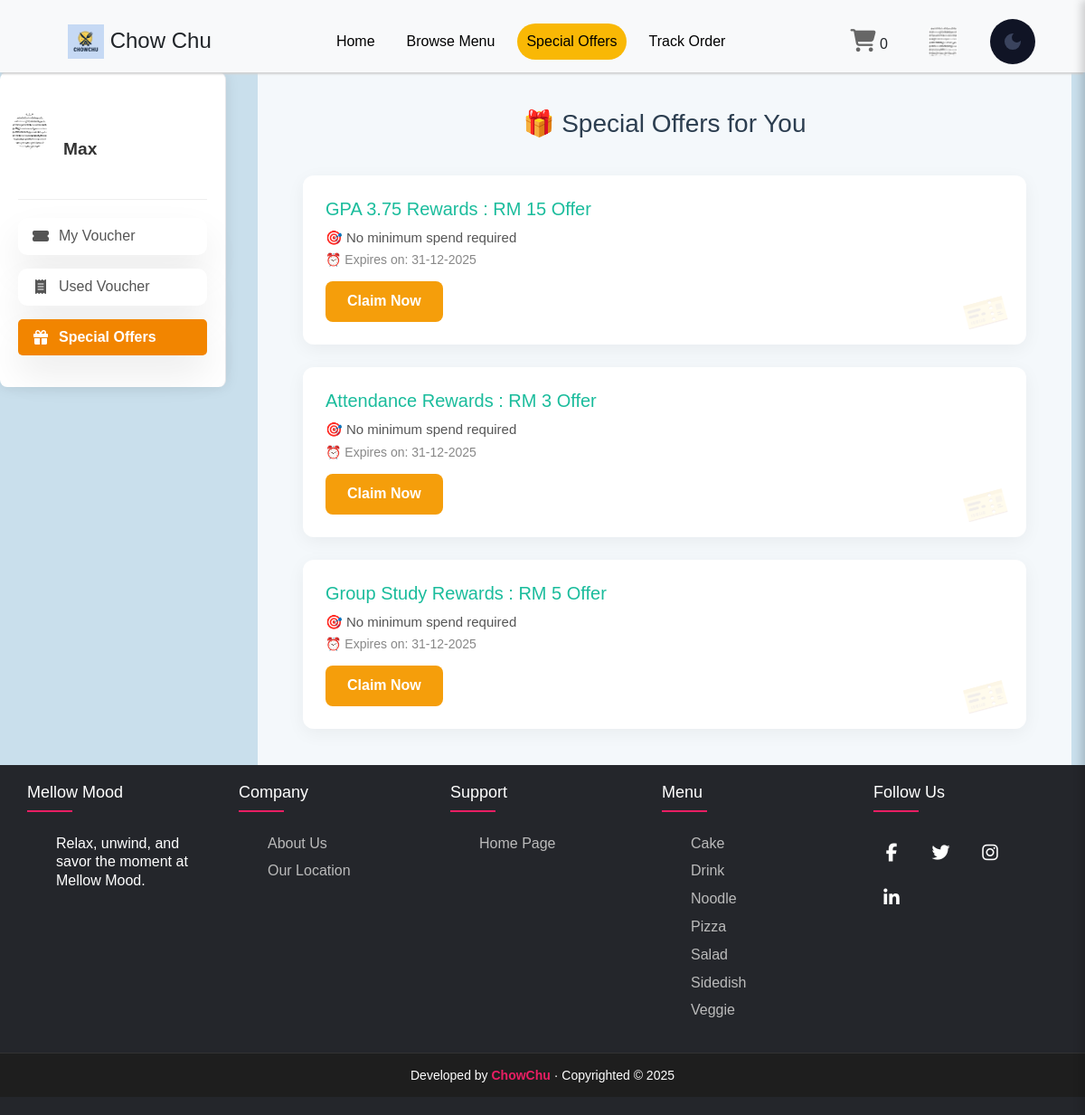
Screenshot of /collaborative/member/specialOffers.php (signed in) with the database file from the repository.
### tables this page shows
CREATE TABLE `student` (
  `studentID` varchar(10) NOT NULL,
  `name` varchar(50) DEFAULT NULL,
  `email` varchar(100) DEFAULT NULL,
  `password` varchar(255) DEFAULT NULL,
  `phone` varchar(15) DEFAULT NULL,
  `cgpa` decimal(3,2) DEFAULT NULL,
  `profileImage` varchar(255) DEFAULT NULL
);

CREATE TABLE `promotion` (
  `promoID` varchar(10) NOT NULL,
  `description` text DEFAULT NULL,
  `type` varchar(50) DEFAULT NULL,
  `discountAmount` decimal(5,2) DEFAULT NULL,
  `expiryDate` date DEFAULT NULL,
  `imagePath` varchar(255) DEFAULT NULL
);

### collaborative/member/specialOffers.php (the view, shortened to what this page needs)
<?php
require '../component/connect.php';
require '../component/header.php';
?>
<?php
try {
    $sql = "SELECT * FROM promotion";
    $stmt = $pdo->query($sql);
    $promotions = $stmt->fetchAll(PDO::FETCH_ASSOC);
} catch (PDOException $e) {
    die("Error fetching promotions: " . $e->getMessage());
}
?>
<!DOCTYPE html>
<html lang="en">
<head>
    <link rel="stylesheet" href="../css/specialOffers.css">
</head>
<body>
    <div class="page-wrapper">
        <div class="sidebar-container">
            <?php
            include '../component/sidebar.php'
            ?>
        </div>
        <div class="special-offers-container">
            <h2 class="page-title">🎁 Special Offers for You</h2>
            <div class="voucher-container">
                <?php if (count($promotions) > 0): ?>
                    <?php foreach ($promotions as $row): ?>
                        <div class="voucher-card">
                            <div class="voucher-content">
                                <h3 class="voucher-title"><?= htmlspecialchars($row["type"]) ?></h3>
                                <p class="voucher-details">🎯 No minimum spend required</p>
                                <p class="voucher-expiry">⏰ Expires on: <?= date("d-m-Y", strtotime($row["expiryDate"])) ?></p>
                                <form class="claim-form" method="POST">
                                    <button type="submit" class="claim-btn">Claim Now</button>
                                </form>
                            </div>
                            <div class="voucher-bg">🎫</div>
                        </div>
                    <?php endforeach; ?>
                <?php else: ?>
                    <p>No promotions available at the moment.</p>
                <?php endif; ?>
            </div>
        </div>
    </div>
</body>
<?php require '../component/footer.php'; ?>
</html>

### collaborative/component/header.php (shortened to what this page needs)
<?php
$loggedIn = isset($_SESSION['studentID']);
$studentID = $loggedIn ? $_SESSION['studentID'] : null;
if ($loggedIn) {
    $sql = "SELECT * FROM student WHERE studentID = :studentID";
    $stmt = $pdo->prepare($sql);
    $stmt->bindParam(':studentID', $studentID, PDO::PARAM_STR);
    $stmt->execute();
    if ($stmt->rowCount() === 1) {
        $student = $stmt->fetch(PDO::FETCH_ASSOC);
        $userImage = $student['profileImage'];
    }
}
$uniqueProductCount = 0;
?>
<!DOCTYPE html>
<html lang="en">
<head>
    <link rel="stylesheet" href="../css/header.css">
    <link rel="stylesheet" href="../css/footer.css">
    <link rel="stylesheet" href="../css/main.css">
    <link rel="stylesheet" href="../css/menu.css">
    <link rel="stylesheet" href="../css/cart.css">
    <link rel="stylesheet" href="../css/order.css">
    <link rel="stylesheet" href="../css/trackOrder.css">
    <link rel="stylesheet" href="../css/order_detail.css">
    <link rel="stylesheet" href="../css/account.css">
    <link rel="stylesheet" href="../css/popularFood.css">
    <link href="https://cdnjs.cloudflare.com/ajax/libs/font-awesome/6.4.2/css/all.min.css" rel="stylesheet">
    <link href="https://cdn.jsdelivr.net/npm/bootstrap@5.3.0/dist/css/bootstrap.min.css" rel="stylesheet">
</head>
<body>
    <header>
        <div class="header-container">
        <h1>
            <a href="../index.php">
                <img src="../image/chowChu.png" alt="Mellow Mood Logo" class="logo">
                Chow Chu
            </a>
        </h1>
        <div class="nav-bar">
            <a href="../index.php" class="nav-item home-btn" id="homeBtn">Home</a>
            <a href="../member/menu.php" class="nav-item" id="browseMenuBtn">Browse Menu</a>
            <a href="../member/specialOffers.php" class="nav-item" id="specialOffersBtn">Special Offers</a>
            <a href="../member/trackOrder.php" class="nav-item" id="trackOrderBtn">Track Order</a>
        </div>
            <div class="header-icons">
                <a href="#" id="cartButton">
                    <i class="fa fa-shopping-cart"></i>
                    <span class="item_count"><?php echo isset($uniqueProductCount) ? $uniqueProductCount : 0; ?></span>
                </a>
                <div class="user-dropdown">
                    <span id="user-text">
                        <?php if (isset($_SESSION['studentID']) && !empty($_SESSION['studentID'])): ?>
                            <a href="" class="logout-btn" id="profile-btn">
                            <?php
                                $userImagePath = isset($userImage) && !empty($userImage) ? "../" . $userImage : "../images/default-image.jpg";
                            ?>
                            <img src="<?php echo htmlspecialchars($userImagePath); ?>" alt="Profile Image" class="profile-img">
                            </a>
                        <?php endif; ?>
                    </span>
                </div>
                <button id="theme-switch" class="darkmode">
                    <svg xmlns="http://www.w3.org/2000/svg" height="24px" viewBox="0 -960 960 960" width="24px"><path d="M480-120q-150 0-255-105T120-480q0-150 105-255t255-105q14 0 27.5 1t26.5 3q-41 29-65.5 75.5T444-660q0 90 63 153t153 63q55 0 101-24.5t75-65.5q2 13 3 26.5t1 27.5q0 150-105 255T480-120Z"/></svg>
                </button>
            </div>
        </div>
    </header>
</body>
</html>

### collaborative/component/sidebar.php (shortened to what this page needs)
<?php
include 'connect.php';
$currentPage = basename($_SERVER['PHP_SELF']);
$studentID = $_SESSION['studentID'] ?? null;
$profileImage = 'user.png';
if ($studentID) {
    try {
        $stmt = $pdo->prepare("SELECT profileImage FROM student WHERE studentID = :studentID");
        $stmt->execute(['studentID' => $studentID]);
        $student = $stmt->fetch(PDO::FETCH_ASSOC);
        if ($student && !empty($student['profileImage'])) {
            $profileImage = $student['profileImage'];
        }
    } catch (PDOException $e) {
    }
}
?>
<div class="sidebar">
    <div class="sidebar-header">
        <div class="profile-pic">
            <img src="../<?= htmlspecialchars($profileImage) ?>" alt="Profile Picture">
        </div>
        <div class="username"><?= htmlspecialchars($_SESSION['name'] ?? 'Username') ?></div>
    </div>
    <ul class="sidebar-menu">
        <li class="menu-item <?= $currentPage === 'myVoucher.php' ? 'active' : '' ?>">
            <a href="myVoucher.php"><i class="fas fa-ticket-alt"></i> My Voucher</a>
        </li>
        <li class="menu-item <?= $currentPage === 'usedVoucher.php' ? 'active' : '' ?>">
            <a href="usedVoucher.php"><i class="fas fa-receipt"></i> Used Voucher</a>
        </li>
        <li class="menu-item <?= $currentPage === 'specialOffers.php' ? 'active' : '' ?>">
            <a href="specialOffers.php"><i class="fas fa-gift"></i> Special Offers</a>
        </li>
    </ul>
</div>

### collaborative/css/header.css (style rules this page uses)
body, input, button, textarea, select { font: 16px 'Roboto', sans-serif; }
html, body { height: 100%; margin: 0; }
body { margin: 0; height: 100vh; display: grid; grid: auto auto 1fr auto / auto; }
header { background-color: #f8f9fa; height: 80px; box-sizing: border-box; padding: 20px 45px; position: sticky; top: 0; left: 0; width: 100%; z-index: 1000; box-shadow: 0 4px 2px -2px rgb(209, 209, 209); }
.header-container { display: flex; justify-content: space-between; align-items: center; width: 100%; padding: 0 10px; }
header h1 { margin: 0; padding-left: 20px; background: url(/image/petlogo.png) no-repeat left / 30px; font-size: 24px; }
h1 { display: flex; align-items: center; gap: 10px; }
h1 .logo { width: 40px; height: auto; }
header a { color: inherit; text-decoration: none; }
.header-icons { display: flex; gap: 15px; align-items: center; }
.header-icons i { font-size: 25px; cursor: pointer; color: #666; }
.nav-bar { display: flex; align-items: center; gap: 15px; }
.nav-item { padding: 10px 10px; font-size: 16px; text-decoration: none; color: black; border-radius: 20px; transition: background-color 0.3s ease, color 0.3s ease; }
.actives { background-color: rgba(249, 183, 0, 0.982); color: black; }
#cartButton { margin-right: 15px; }
.profile-pic { width: 40px; height: 40px; border-radius: 50%; margin-right: 10px; }
.user-dropdown { position: relative; display: inline-block; cursor: pointer; }
#user-text { font-size: 16px; font-weight: bold; color: black; padding: 10px 15px; display: inline-block; cursor: pointer; }
.darkmode { --base-color: #070b1d; --base-variant: #101425; --text-color: #ffffff; --secondary-text: #a4a5b8; --primary-color: #3a435d; --accent-color: #0071ff; }
button { border: none; padding: .8em 2em; background-color: var(--primary-color); color: white; border-radius: 4px; font: inherit; text-transform: uppercase; font-weight: 500; cursor: pointer; }
#theme-switch { height: 50px; width: 50px; padding: 0; border-radius: 50%; background-color: var(--base-variant); display: flex; justify-content: center; align-items: center; position: static; top: 20px; right: 20px; margin-right: 0; }
#theme-switch svg { fill: var(--primary-color); }
.profile-img { width: 32px; height: 32px; object-fit: cover; border-radius: 4px; margin-right: 6px; vertical-align: middle; }

### collaborative/css/footer.css (style rules this page uses)
ul { list-style: none; padding: 0; margin: 0; }

### collaborative/css/main.css (style rules this page uses)
:root { --color-first: #695aed; --color-second: #350286; --color-third: #fdf1f3; --color-white: #fff; --text-large: 60px; --text-medium: 23px; --text-regular: 13px; --font-weight-thin: 300; --font-weight-regular: 400; --font-weight-medium: 500; --font-weight-bold: 700; --box-shadow-main: 0px 20px 40px rgba(0, 0, 0, 0.08); --border-radius: 10px; --animate: all 0.3s ease-in-out; }
* { padding: 0; margin: 0; box-sizing: border-box; scroll-behavior: smooth; line-height: 1.3; font-family: "Rubik", sans-serif; }
.menu-item { border-radius: var(--border-radius); box-shadow: var(--box-shadow-main); background-color: var(--color-white); transition: transform 0.3s ease-in-out; }

### collaborative/css/order.css (style rules this page uses)
button { padding: 10px 20px; font-size: 16px; color: white; background-color: #007bff; border: none; cursor: pointer; text-align: center; }

### collaborative/css/trackOrder.css (style rules this page uses)
.sidebar-container { width: 250px; margin-right: 20px; }

### collaborative/css/order_detail.css (style rules this page uses)
button { cursor: pointer; padding: 10px 15px; background-color: #ff9800; border: none; color: white; border-radius: 5px; font-size: 16px; }

### collaborative/css/account.css (style rules this page uses)
.sidebar { width: 250px; background-color: #ffffff; display: flex; flex-direction: column; align-items: center; padding: 90px 0; box-shadow: 2px 0 8px rgba(0, 0, 0, 0.05); border-right: 1px solid #e5e7eb; border-radius: 10px; margin-right: 30px; }
.profile-pic { display: flex; flex-direction: column; justify-content: center; align-items: center; gap: 12px; margin-bottom: 30px; }
.profile-pic img { width: 80px; border-radius: 50%; margin-bottom: 10px; transition: transform 0.3s ease; }
button[type="submit"] { padding: 12px 24px; background-color: #f59e0b; border: none; border-radius: 8px; font-size: 16px; font-weight: 600; color: white; cursor: pointer; transition: background-color 0.3s ease, transform 0.2s ease; }

### collaborative/css/popularFood.css (style rules this page uses)
button { padding: 10px 15px; background-color: #4CAF50; color: white; border: none; border-radius: 5px; cursor: pointer; margin: 5px; }

### rows the page displays
student: profileImage (picture)
promotion: type "GPA 3.75 Rewards : RM 15 Offer", expiryDate "31-12-2025"
promotion: type "Attendance Rewards : RM 3 Offer", expiryDate "31-12-2025"
promotion: type "Group Study Rewards : RM 5 Offer", expiryDate "31-12-2025"

### other values shown
$uniqueProductCount "0"
$_SESSION['name'] "Max"
$type "Cake"
$type "Drink"
$type "Noodle"
$type "Pizza"
$type "Salad"
$type "Sidedish"
$type "Veggie"
